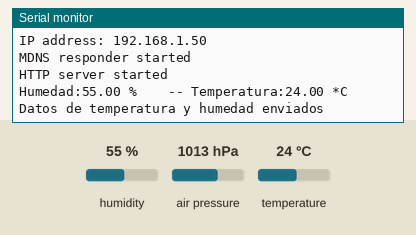
A sketch run on a simulated ESP32. Shown: the last lines printed to the serial monitor. The inputs (shaded band) are chosen by the test bench; at power-on: humidity 55 %, temperature 24 °C, air pressure 1013 hPa. WiFi joins after 1.5 s; servers stay silent unless stated; the local clock reads 2024-03-15 10:24:30 at power-on unless the sketch sets it.

Above: at 2.7 s.
2.8 s: humidity set to 22 %
At 4.82 s:
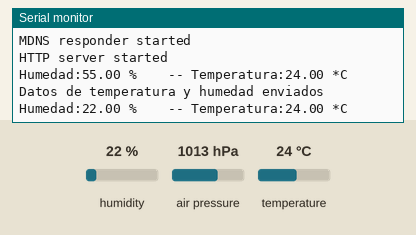
6.8 s: temperature set to 12 °C
At 8.9 s:
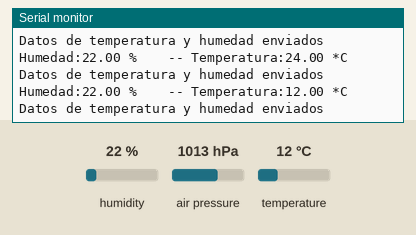
10.8 s: humidity set to 40 %
At 11.6 s:
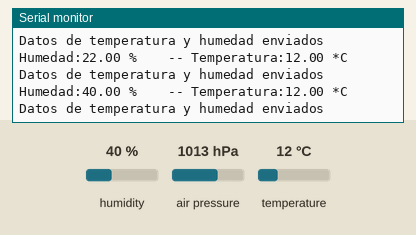
Timing chart, 0 to 13.8 s (numbered marks = the images above; inputs shaded):
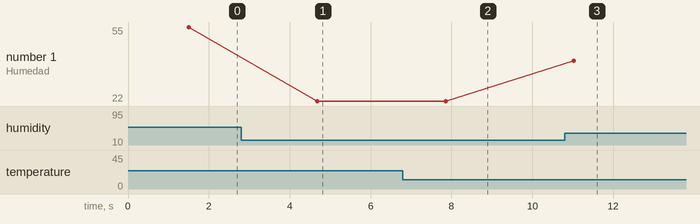

Measured:
- after the input at 2.8 s, the serial monitor: prints a new line after 1.9 s (image 1)
- after the input at 6.8 s, the serial monitor: prints a new line after 1.1 s (image 2)
- after the input at 10.8 s, the serial monitor: prints a new line after 0.23 s (image 3)
- plotted number 1: 55 → 22 after the input at 2.8 s, 22 → 40 after the input at 10.8 s

The sketch:

incubadoraArduino.ino
```cpp
#include <IOXhop_FirebaseESP32.h>
#include <WiFi.h>
#include <WiFiClient.h>
#include <WebServer.h>
#include <ESPmDNS.h>
#include <DHT.h>

#include <Wire.h>
#include <Adafruit_BMP085.h>

#include <NTPClient.h>
#include <WiFiUdp.h>

#define FIREBASE_AUTH "https://incubadora-c0cb0-default-rtdb.firebaseio.com/"
#define FIREBASE_HOST "AIzaSyAm37yL4BYxQsXboOz72jcKYJdDo3iOxog"

const char *ssid = "ssid";
const char *password = "password";

const char* timezone = "CST6CDT,M3.2.0/2,M11.1.0/2";

WebServer server(80);
DHT dht(5, DHT11);

Adafruit_BMP085 bmp;

void handleRoot() {
  char msg[1500];

  snprintf(msg, 1500,
           "<html>\
  <head>\
    <meta http-equiv='refresh' content='4'/>\
    <meta name='viewport' content='width=device-width, initial-scale=1'>\
    <link rel='stylesheet' href='https://use.fontawesome.com/releases/v5.7.2/css/all.css' integrity='sha384-fnmOCqbTlWIlj8LyTjo7mOUStjsKC4pOpQbqyi7RrhN7udi9RwhKkMHpvLbHG9Sr' crossorigin='anonymous'>\
    <title>Incubadora</title>\
    <style>\
    html { font-family: Arial; display: inline-block; margin: 0px auto; text-align: center;}\
    .container { display: flex; flex-direction: column; align-items: center }\
    h2 { font-size: 3.0rem; }\
    p { font-size: 3.0rem; }\
    .datos { border: solid 1px #3e3e3e; border-radius: 5px; padding: 10px; background-color: #e6e6e6 }\
    .units { font-size: 1.2rem; }\
    .dht-labels{ font-size: 1.5rem; vertical-align:middle; padding-bottom: 15px;}\
    </style>\
  </head>\
  <body>\
   <div class='container'>\
      <h2>Informacion del contenedor</h2>\
      <div class='datos'>\
      <p>\
        <span class='dht-labels'>Temperatura de la incubadora</span>\
        <span>%.2f</span>\
        <sup class='units'>&deg;C</sup>\
      </p>\
      <p>\
        <span class='dht-labels'>Humedad dentro</span>\
        <span>%.2f</span>\
        <sup class='units'>&percnt;</sup>\
      </p>\
      <p>\
        <span class='dht-labels'>mm. de mercurio</span>\
        <span>%.6f mmHg</span>\
        <sup class='units'>&percnt;</sup>\
      </p>\
      </div>\
      </div>\
  </body>\
</html>",
           readDHTTemperature(), readDHTHumidity(), readBMPPressureHg()
          );
  server.send(200, "text/html", msg);
}

void setup(void) {

  Serial.begin(115200);
  dht.begin();

  WiFi.mode(WIFI_STA);
  WiFi.begin(ssid, password);
  Serial.println("");

  // Wait for connection
  while (WiFi.status() != WL_CONNECTED) {
    delay(500);
    Serial.print(".");
  }

  Serial.println("");
  Serial.print("Connected to ");
  Serial.println(ssid);
  Serial.print("IP address: ");
  Serial.println(WiFi.localIP());

  Firebase.begin(FIREBASE_AUTH, FIREBASE_HOST);

  configTime(-6 * 3600, 0, "pool.ntp.org");

  dht.begin();
  if (!bmp.begin()) {
    Serial.println("BMP180 no detected");
    while (1) {}
  }

  if (MDNS.begin("esp32")) {
    Serial.println("MDNS responder started");
  }
  server.on("/", handleRoot);

  server.begin();
  Serial.println("HTTP server started");
}

void loop(void) {

  time_t now = time(nullptr);

  String estado = "", mensaje = "";


  char dateTimeString[20];
  strftime(dateTimeString, 20, "%Y-%m-%d %H:%M:%S", localtime(&now));

  Serial.print("Humedad:");
    Serial.print(readDHTHumidity());
    Serial.print(" %\t  -- ");

    Serial.print("Temperatura:");
    Serial.print(readDHTTemperature());
    Serial.println(" *C");

  if(readDHTTemperature() >= 26){
    mensaje = "¡Alert! temperatura de la incubadora muy alta";
    estado = "Erroneo";

  }
  else if(readDHTHumidity() <= 25){
    mensaje = "¡Alert! la humedad de la incubadora es baja";
    estado = "Erroneo";
  }
  else{
   mensaje = "El ambiente es adecuado";
   estado = "Correcto";
  }

  String jsonData = "{ \"Data\": { \"Fecha\": \"" + String(dateTimeString) + "\", \"Temperatura\": " + String(readDHTTemperature()) + "\", \"Humedad\": " + String(readDHTHumidity()) + "\", \"Presión atmosferica\": " + String(readBMPPressure()) + "\", \"Estado\": " + estadoDHT() + "\", \"Mensaje\": " + mensajeDHT() + " } }";

  Firebase.pushString("Data:", jsonData);

   if(Firebase.failed()){
    Serial.print("Configuracion erronea");
    Serial.println(Firebase.error());
    return;
  }


  Serial.println("Datos de temperatura y humedad enviados");

  server.handleClient();
  delay(1000 * 3);
}


float readDHTTemperature() {
  // Sensor readings may also be up to 2 seconds
  // Read temperature as Celsius (the default)
  float t = dht.readTemperature();
  if (isnan(t)) {
    Serial.println("Failed to read from DHT sensor!");
    return -1;
  }
  else {
    return t;
  }
}

float readDHTHumidity() {
  // Sensor readings may also be up to 2 seconds
  float h = dht.readHumidity();
  if (isnan(h)) {
    Serial.println("Failed to read from DHT sensor!");
    return -1;
  }
  else {
    return h;
  }
}

float readBMPPressure() {

  float p = bmp.readPressure() * 0.000009869;
  if (isnan(p)) {
    Serial.println("Failed to read Pressure");
    return -1;
  }
  else{
    return p;
  }
}

float readBMPPressureHg() {

  float p = bmp.readPressure() * 0.0075;
  if (isnan(p)) {
    Serial.println("Failed to read Pressure");
    return -1;
  }
  else{
    return p;
  }
}

String estadoDHT(){
  if(readDHTTemperature() >= 326){
    return "Erroneo";
  }
  else if(readDHTHumidity() <= 30){
    return "Erroneo";
  }
  else{
   return "Correcto";
  }

}


String mensajeDHT(){
  if(readDHTTemperature() >= 26){
    return "¡Alert! la temperatura interna esta demasiado alta";
  }
  else if(readDHTHumidity() <= 19){
    return "¡Alert! la humedad dentro es alta";
  }
  else{
   return "Temperatura y humedad de la incubadora son estables";
  }

}
```
